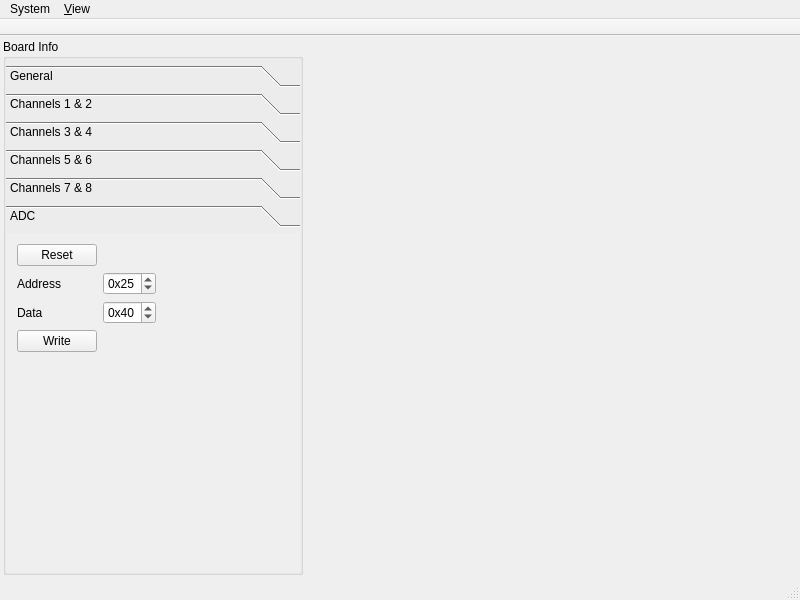
<?xml version="1.0" encoding="UTF-8"?>
<ui version="4.0">
 <class>MainWindow</class>
 <widget class="QMainWindow" name="MainWindow">
  <property name="geometry">
   <rect>
    <x>0</x>
    <y>0</y>
    <width>800</width>
    <height>600</height>
   </rect>
  </property>
  <property name="windowTitle">
   <string notr="true">ADC7K</string>
  </property>
  <widget class="QWidget" name="centralWidget">
   <property name="sizePolicy">
    <sizepolicy hsizetype="Preferred" vsizetype="Preferred">
     <horstretch>0</horstretch>
     <verstretch>0</verstretch>
    </sizepolicy>
   </property>
   <layout class="QHBoxLayout" name="horizontalLayout_2">
    <property name="spacing">
     <number>0</number>
    </property>
    <property name="leftMargin">
     <number>0</number>
    </property>
    <property name="topMargin">
     <number>0</number>
    </property>
    <property name="rightMargin">
     <number>0</number>
    </property>
    <property name="bottomMargin">
     <number>0</number>
    </property>
    <item>
     <layout class="QHBoxLayout" name="horizontalLayout" stretch="1,0">
      <property name="spacing">
       <number>0</number>
      </property>
      <property name="leftMargin">
       <number>3</number>
      </property>
      <property name="topMargin">
       <number>3</number>
      </property>
      <property name="rightMargin">
       <number>3</number>
      </property>
      <property name="bottomMargin">
       <number>3</number>
      </property>
      <item>
       <widget class="QGroupBox" name="boardInfoGroupBox">
        <property name="sizePolicy">
         <sizepolicy hsizetype="Expanding" vsizetype="Expanding">
          <horstretch>0</horstretch>
          <verstretch>0</verstretch>
         </sizepolicy>
        </property>
        <property name="minimumSize">
         <size>
          <width>300</width>
          <height>0</height>
         </size>
        </property>
        <property name="maximumSize">
         <size>
          <width>300</width>
          <height>16777215</height>
         </size>
        </property>
        <property name="title">
         <string>Board Info</string>
        </property>
        <layout class="QVBoxLayout" name="verticalLayout_2">
         <property name="leftMargin">
          <number>0</number>
         </property>
         <property name="topMargin">
          <number>6</number>
         </property>
         <property name="rightMargin">
          <number>0</number>
         </property>
         <property name="bottomMargin">
          <number>0</number>
         </property>
         <item>
          <layout class="QVBoxLayout" name="verticalLayout">
           <property name="spacing">
            <number>0</number>
           </property>
           <item>
            <widget class="QToolBox" name="boardInfoToolBox">
             <property name="sizePolicy">
              <sizepolicy hsizetype="Expanding" vsizetype="Expanding">
               <horstretch>0</horstretch>
               <verstretch>0</verstretch>
              </sizepolicy>
             </property>
             <property name="currentIndex">
              <number>5</number>
             </property>
             <widget class="QWidget" name="generalPage">
              <property name="geometry">
               <rect>
                <x>0</x>
                <y>0</y>
                <width>290</width>
                <height>290</height>
               </rect>
              </property>
              <property name="sizePolicy">
               <sizepolicy hsizetype="Preferred" vsizetype="Preferred">
                <horstretch>0</horstretch>
                <verstretch>0</verstretch>
               </sizepolicy>
              </property>
              <attribute name="label">
               <string>General</string>
              </attribute>
              <layout class="QFormLayout" name="formLayout_8">
               <item row="0" column="0">
                <layout class="QFormLayout" name="generalFormLayout">
                 <item row="0" column="0">
                  <widget class="QLabel" name="typeLabel">
                   <property name="text">
                    <string>Type</string>
                   </property>
                  </widget>
                 </item>
                 <item row="1" column="0">
                  <widget class="QLabel" name="nameLabel">
                   <property name="text">
                    <string>Name</string>
                   </property>
                  </widget>
                 </item>
                 <item row="2" column="0">
                  <widget class="QLabel" name="samplingRateLabel">
                   <property name="text">
                    <string>Sampling Rate</string>
                   </property>
                  </widget>
                 </item>
                 <item row="0" column="1">
                  <widget class="QLabel" name="typeValueLabel">
                   <property name="text">
                    <string>unknown</string>
                   </property>
                  </widget>
                 </item>
                 <item row="1" column="1">
                  <widget class="QLabel" name="nameValueLabel">
                   <property name="text">
                    <string>unknown</string>
                   </property>
                  </widget>
                 </item>
                 <item row="2" column="1">
                  <widget class="QLabel" name="samplingRateValueLabel">
                   <property name="text">
                    <string>unknown</string>
                   </property>
                  </widget>
                 </item>
                 <item row="3" column="0">
                  <widget class="QLabel" name="samplerLengthLabel">
                   <property name="text">
                    <string>Sampler Length</string>
                   </property>
                  </widget>
                 </item>
                 <item row="3" column="1">
                  <widget class="QSpinBox" name="samplerLengthSpinBox">
                   <property name="specialValueText">
                    <string>unknown</string>
                   </property>
                   <property name="minimum">
                    <number>0</number>
                   </property>
                   <property name="maximum">
                    <number>4194304</number>
                   </property>
                   <property name="value">
                    <number>0</number>
                   </property>
                  </widget>
                 </item>
                 <item row="4" column="0">
                  <widget class="QLabel" name="samplerDividerLabel">
                   <property name="text">
                    <string>SamplerDivider</string>
                   </property>
                  </widget>
                 </item>
                 <item row="4" column="1">
                  <widget class="QSpinBox" name="samplerDividerSpinBox">
                   <property name="maximum">
                    <number>255</number>
                   </property>
                  </widget>
                 </item>
                </layout>
               </item>
              </layout>
             </widget>
             <widget class="QWidget" name="channels12Page">
              <property name="geometry">
               <rect>
                <x>0</x>
                <y>0</y>
                <width>290</width>
                <height>290</height>
               </rect>
              </property>
              <attribute name="label">
               <string>Channels 1 &amp;&amp; 2</string>
              </attribute>
              <layout class="QFormLayout" name="formLayout_3">
               <item row="0" column="0">
                <layout class="QFormLayout" name="channels12FormLayout">
                 <property name="fieldGrowthPolicy">
                  <enum>QFormLayout::FieldsStayAtSizeHint</enum>
                 </property>
                 <item row="0" column="0">
                  <widget class="QLabel" name="channels12BufferAddressLabel">
                   <property name="text">
                    <string>Buffer Address</string>
                   </property>
                  </widget>
                 </item>
                 <item row="1" column="0">
                  <widget class="QLabel" name="channels12BufferSizeLabel">
                   <property name="text">
                    <string>Buffer Size</string>
                   </property>
                  </widget>
                 </item>
                 <item row="0" column="1">
                  <widget class="QLabel" name="channels12BufferAddressValueLabel">
                   <property name="text">
                    <string>unknown</string>
                   </property>
                  </widget>
                 </item>
                 <item row="1" column="1">
                  <widget class="QLabel" name="channels12BufferSizeValueLabel">
                   <property name="text">
                    <string>unknown</string>
                   </property>
                  </widget>
                 </item>
                </layout>
               </item>
              </layout>
             </widget>
             <widget class="QWidget" name="channels34Page">
              <property name="geometry">
               <rect>
                <x>0</x>
                <y>0</y>
                <width>290</width>
                <height>290</height>
               </rect>
              </property>
              <attribute name="label">
               <string>Channels 3 &amp;&amp; 4</string>
              </attribute>
              <layout class="QFormLayout" name="formLayout_4">
               <item row="0" column="0">
                <layout class="QFormLayout" name="channels34FormLayout">
                 <property name="fieldGrowthPolicy">
                  <enum>QFormLayout::FieldsStayAtSizeHint</enum>
                 </property>
                 <item row="1" column="0">
                  <widget class="QLabel" name="channels34BufferSizeLabel">
                   <property name="text">
                    <string>Buffer Size</string>
                   </property>
                  </widget>
                 </item>
                 <item row="1" column="1">
                  <widget class="QLabel" name="channels34BufferSizeValueLabel">
                   <property name="text">
                    <string>unknown</string>
                   </property>
                  </widget>
                 </item>
                 <item row="0" column="0">
                  <widget class="QLabel" name="channels34BufferAddressLabel">
                   <property name="text">
                    <string>Buffer Address</string>
                   </property>
                  </widget>
                 </item>
                 <item row="0" column="1">
                  <widget class="QLabel" name="channels34BufferAddressValueLabel">
                   <property name="text">
                    <string>unknown</string>
                   </property>
                  </widget>
                 </item>
                </layout>
               </item>
              </layout>
             </widget>
             <widget class="QWidget" name="channels56Page">
              <property name="geometry">
               <rect>
                <x>0</x>
                <y>0</y>
                <width>290</width>
                <height>290</height>
               </rect>
              </property>
              <attribute name="label">
               <string>Channels 5 &amp;&amp; 6</string>
              </attribute>
              <layout class="QFormLayout" name="formLayout_5">
               <item row="0" column="0">
                <layout class="QFormLayout" name="channels56FormLayout">
                 <property name="fieldGrowthPolicy">
                  <enum>QFormLayout::FieldsStayAtSizeHint</enum>
                 </property>
                 <item row="2" column="0">
                  <widget class="QLabel" name="channels56BufferSizeLabel">
                   <property name="text">
                    <string>Buffer Size</string>
                   </property>
                  </widget>
                 </item>
                 <item row="0" column="0">
                  <widget class="QLabel" name="channels56BufferAddressLabel">
                   <property name="text">
                    <string>Buffer Address</string>
                   </property>
                  </widget>
                 </item>
                 <item row="2" column="1">
                  <widget class="QLabel" name="channels56BufferSizeValueLabel">
                   <property name="text">
                    <string>unknown</string>
                   </property>
                  </widget>
                 </item>
                 <item row="0" column="1">
                  <widget class="QLabel" name="channels56BufferAddressValueLabel">
                   <property name="text">
                    <string>unknown</string>
                   </property>
                  </widget>
                 </item>
                </layout>
               </item>
              </layout>
             </widget>
             <widget class="QWidget" name="channels78Page">
              <property name="geometry">
               <rect>
                <x>0</x>
                <y>0</y>
                <width>290</width>
                <height>290</height>
               </rect>
              </property>
              <attribute name="label">
               <string>Channels 7 &amp;&amp; 8</string>
              </attribute>
              <layout class="QFormLayout" name="formLayout_6">
               <item row="0" column="0">
                <layout class="QFormLayout" name="channels78FormLayout">
                 <property name="fieldGrowthPolicy">
                  <enum>QFormLayout::FieldsStayAtSizeHint</enum>
                 </property>
                 <item row="2" column="0">
                  <widget class="QLabel" name="channels78BufferSizeLabel">
                   <property name="text">
                    <string>Buffer Size</string>
                   </property>
                  </widget>
                 </item>
                 <item row="1" column="0">
                  <widget class="QLabel" name="channels78BufferAddressLabel">
                   <property name="text">
                    <string>Buffer Address</string>
                   </property>
                  </widget>
                 </item>
                 <item row="2" column="1">
                  <widget class="QLabel" name="channels78BufferSizeValueLabel">
                   <property name="text">
                    <string>unknown</string>
                   </property>
                  </widget>
                 </item>
                 <item row="1" column="1">
                  <widget class="QLabel" name="channels78BufferAddressValueLabel">
                   <property name="text">
                    <string>unknown</string>
                   </property>
                  </widget>
                 </item>
                </layout>
               </item>
              </layout>
             </widget>
             <widget class="QWidget" name="adcPage">
              <property name="geometry">
               <rect>
                <x>0</x>
                <y>0</y>
                <width>290</width>
                <height>290</height>
               </rect>
              </property>
              <attribute name="label">
               <string>ADC</string>
              </attribute>
              <layout class="QFormLayout" name="formLayout_2">
               <item row="1" column="0">
                <layout class="QFormLayout" name="adcFormLayout">
                 <item row="0" column="0">
                  <widget class="QPushButton" name="adcResetPushButton">
                   <property name="text">
                    <string>Reset</string>
                   </property>
                  </widget>
                 </item>
                 <item row="1" column="0">
                  <widget class="QLabel" name="adcAddressLabel">
                   <property name="text">
                    <string>Address</string>
                   </property>
                  </widget>
                 </item>
                 <item row="2" column="0">
                  <widget class="QLabel" name="adcDataLabel">
                   <property name="text">
                    <string>Data</string>
                   </property>
                  </widget>
                 </item>
                 <item row="3" column="0">
                  <widget class="QPushButton" name="adcWritePushButton">
                   <property name="text">
                    <string>Write</string>
                   </property>
                  </widget>
                 </item>
                 <item row="1" column="1">
                  <widget class="QSpinBox" name="adcAddressSpinBox">
                   <property name="suffix">
                    <string/>
                   </property>
                   <property name="prefix">
                    <string>0x</string>
                   </property>
                   <property name="maximum">
                    <number>255</number>
                   </property>
                   <property name="value">
                    <number>37</number>
                   </property>
                   <property name="displayIntegerBase">
                    <number>16</number>
                   </property>
                  </widget>
                 </item>
                 <item row="2" column="1">
                  <widget class="QSpinBox" name="adcDataSpinBox">
                   <property name="prefix">
                    <string>0x</string>
                   </property>
                   <property name="maximum">
                    <number>65535</number>
                   </property>
                   <property name="value">
                    <number>64</number>
                   </property>
                   <property name="displayIntegerBase">
                    <number>16</number>
                   </property>
                  </widget>
                 </item>
                </layout>
               </item>
              </layout>
             </widget>
            </widget>
           </item>
          </layout>
         </item>
        </layout>
       </widget>
      </item>
      <item>
       <widget class="Adc7kDisplay" name="adc7kDisplayWidget" native="true"/>
      </item>
     </layout>
    </item>
   </layout>
  </widget>
  <widget class="QMenuBar" name="menuBar">
   <property name="geometry">
    <rect>
     <x>0</x>
     <y>0</y>
     <width>800</width>
     <height>29</height>
    </rect>
   </property>
   <widget class="QMenu" name="menuView">
    <property name="title">
     <string>&amp;View</string>
    </property>
    <addaction name="actionBoardInfo"/>
    <addaction name="actionFull_Screen"/>
   </widget>
   <widget class="QMenu" name="menuSystem">
    <property name="title">
     <string>System</string>
    </property>
    <addaction name="actionQuit"/>
   </widget>
   <addaction name="menuSystem"/>
   <addaction name="menuView"/>
  </widget>
  <widget class="QStatusBar" name="statusBar"/>
  <widget class="QToolBar" name="mainToolBar">
   <property name="windowTitle">
    <string>toolBar</string>
   </property>
   <property name="movable">
    <bool>false</bool>
   </property>
   <property name="allowedAreas">
    <set>Qt::TopToolBarArea</set>
   </property>
   <property name="floatable">
    <bool>false</bool>
   </property>
   <attribute name="toolBarArea">
    <enum>TopToolBarArea</enum>
   </attribute>
   <attribute name="toolBarBreak">
    <bool>false</bool>
   </attribute>
  </widget>
  <action name="actionBoardInfo">
   <property name="checkable">
    <bool>true</bool>
   </property>
   <property name="checked">
    <bool>true</bool>
   </property>
   <property name="text">
    <string>&amp;Board Info</string>
   </property>
  </action>
  <action name="actionFull_Screen">
   <property name="checkable">
    <bool>true</bool>
   </property>
   <property name="text">
    <string>Full Screen</string>
   </property>
  </action>
  <action name="actionQuit">
   <property name="text">
    <string>Quit</string>
   </property>
  </action>
 </widget>
 <layoutdefault spacing="6" margin="11"/>
 <customwidgets>
  <customwidget>
   <class>Adc7kDisplay</class>
   <extends>QWidget</extends>
   <header location="global">adc7kdisplay.h</header>
   <container>1</container>
  </customwidget>
 </customwidgets>
 <resources/>
 <connections/>
</ui>
